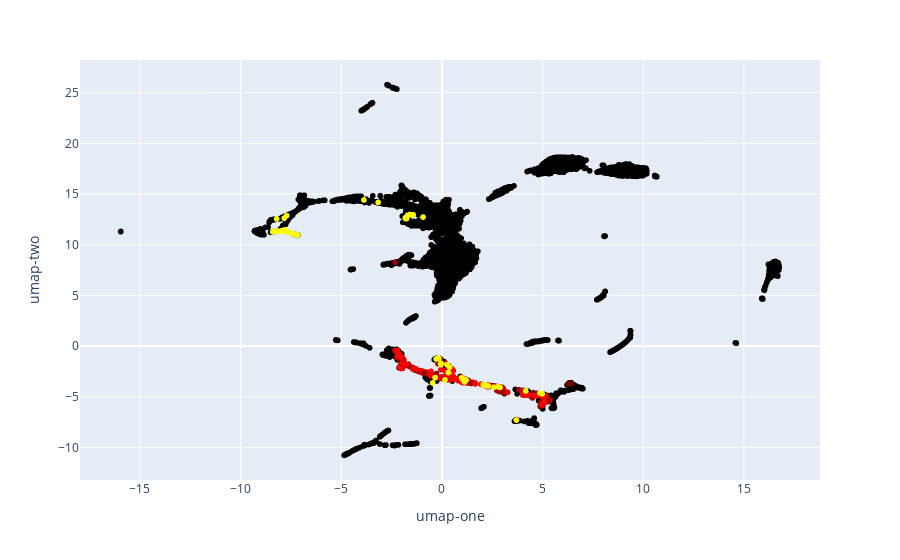

Notebook code cell kept with this figure:
### Code cell
# UMAP Visualization
from umap import UMAP

# Perform UMAP
umap = UMAP(n_components=2, random_state=87)
umap_results = umap.fit_transform(df[features])
df['umap-one'] = umap_results[:, 0]
df['umap-two'] = umap_results[:, 1]

# Plot UMAP
fig_umap = px.scatter(df, x='umap-one', y='umap-two', color='color', color_discrete_map="identity", hover_name=df.columns[0])
fig_umap.show()
